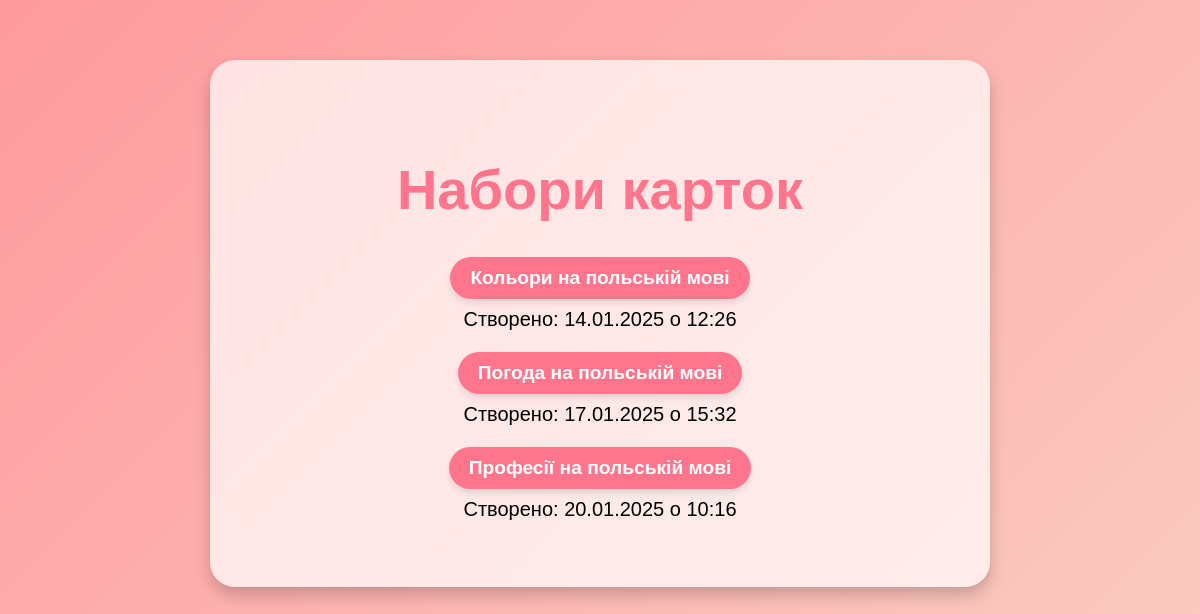
The page / on the database its author committed.
### cards/models.py (models this page shows, shortened)
class CardSet(models.Model):
    name = models.CharField(max_length=200)
    description = models.TextField(blank=True, null=True)
    created_at = models.DateTimeField(auto_now_add=True)
    owner = models.ForeignKey(User, on_delete=models.CASCADE)
    rating = models.FloatField(default=0.0)   # Поле для зберігання рейтингу

### cards/views.py (the view)
# urls.py: path('', views.home, name='home'),
def home(request):
    card_sets = CardSet.objects.all()
    return render(request, 'cards/home.html', {'card_sets': card_sets})

### cards/templates/cards/home.html (shortened to what this page needs)
{% load static %}
<link rel="stylesheet" href="{% static 'cards/styles.css' %}">
<!DOCTYPE html>
<html lang="uk">
<head>
</head>
<body class="card-detail-container">
    <div class="card">
        <h1 class="word-term">Набори карток</h1>
        <ul>
            {% for set in card_sets %}
                <li>
                    <strong>
                        <a href="{% url 'card_set_detail' set.id %}" class="arrow">{{ set.name }}</a>
                    </strong>
                    <br>
                    <small>Створено: {{ set.created_at|date:"d.m.Y о H:i" }}</small>
                </li>
            {% empty %}
                <li>Немає доступних наборів.</li>
            {% endfor %}
        </ul>
    </div>
</body>
</html>

### cards/static/cards/styles.css (style rules this page uses)
body { margin: 0; padding: 0; font-family: 'Arial', sans-serif; animation: fadeIn 0.5s ease-in-out; background: linear-gradient(135deg, #ff9a9e, #fad0c4); }
.card-detail-container { display: flex; flex-direction: column; align-items: center; justify-content: center; min-height: 100vh; text-align: center; padding: 20px; }
.card { background: rgba(255, 255, 255, 0.7); backdrop-filter: blur(155px); padding: 40px; border-radius: 25px; box-shadow: 0 8px 16px rgba(0, 0, 0, 0.2); width: 90%; max-width: 600px; text-align: center; margin: 20px 0; }
.word-term { font-size: 3.5rem; font-weight: bold; color: #ff758c; margin-bottom: 20px; line-height: 1.5; }
ul { list-style-type: none; padding: 0; margin: 0; }
li { font-size: 1.5rem; margin-bottom: 15px; text-align: center; }
li .arrow { display: inline-block; padding: 10px 20px; font-size: 1.2rem; margin: 5px 0; color: #fff; background: #ff758c; border-radius: 25px; text-decoration: none; transition: background 0.3s ease, transform 0.2s ease; }
.card-detail-container { display: flex; flex-direction: column; align-items: center; justify-content: flex-start; min-height: 100vh; padding-top: 40px; text-align: center; }
.card { background: rgba(255, 255, 255, 0.7); backdrop-filter: blur(10px); padding: 50px 40px; border-radius: 25px; box-shadow: 0 8px 16px rgba(0, 0, 0, 0.2); width: 90%; max-width: 700px; min-height: 400px; text-align: center; margin-top: 20px; }
.card { display: flex; flex-direction: column; align-items: center; justify-content: center; background: rgba(255, 255, 255, 0.7); backdrop-filter: blur(10px); padding: 50px 40px; border-radius: 25px; box-shadow: 0 8px 16px rgba(0, 0, 0, 0.2); width: 90%; max-width: 700px; min-height: 400px; text-align: center; margin-top: 20px; }
.arrow { font-size: 1.2rem; color: #fff; text-decoration: none; padding: 12px 24px; background: #ff758c; border-radius: 25px; display: inline-block; margin-top: 10px; transition: background 0.3s ease, transform 0.2s ease; }
.arrow { font-size: 1.2rem; color: #fff; text-decoration: none; padding: 12px 24px; background: #ff758c; border: none; border-radius: 25px; display: inline-block; margin-top: 10px; transition: background 0.3s ease, transform 0.2s ease; box-shadow: 0 4px 6px rgba(0, 0, 0, 0.1); }

### rows shown on the page
CardSet: name "Кольори на польській мові", created_at "14.01.2025 о 12:26"
CardSet: name "Погода на польській мові", created_at "17.01.2025 о 15:32"
CardSet: name "Професії на польській мові", created_at "20.01.2025 о 10:16"
